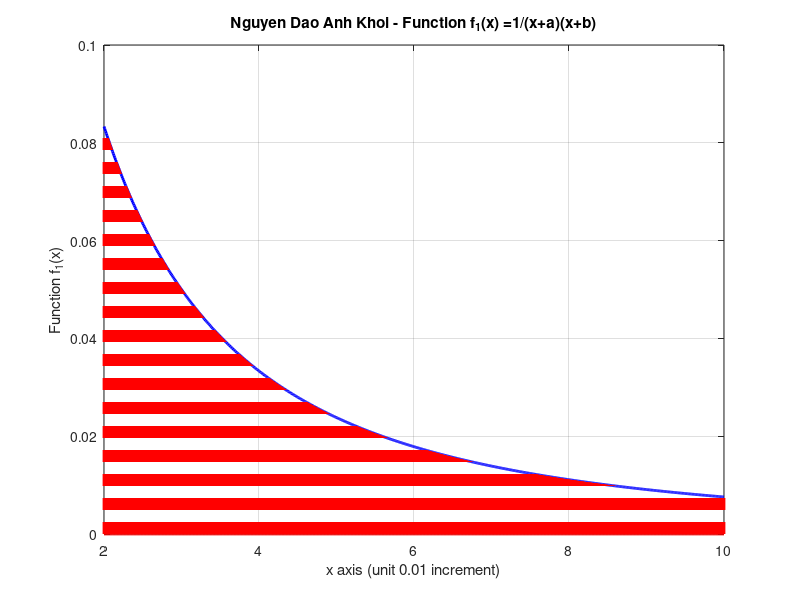

Write the MATLAB code that produced this figure.
clear all
close all
clc

%plot function

x= 2:0.01:10;
% define function f(x)
%fx= @(x) (3.*x-2);
fx= @(x) (1./((x+1).*(x+2)));
interval =[2,10];
y =fx(x);
%define horizontal - x axis
y0=zeros(1,length(x));

%we divide the interval into N slice
N=1000;
increment=(10-2)/N;
xx=2:increment:10;
Sreal=log(11/12)-log(3/4);
printf("Intergration exact value is %4f2 \n",Sreal)
%define error comparing to rela value
error = 0.0001
%integration calculation
S=0;
for k=1:1:N
  S=S+0.5*increment*(fx(xx(k))+fx(xx(k+1)));
  if abs(S-Sreal) < error
    printf("Intergration Value within 0.0001 error is %4f2 \n",error,S);
    printf("Algorithm stop at %d\n",k);
    break
  endif
end
fprintf("Intergration value is %d \n",S)
plot(x,y,'b-',"linewidth",2)
hold on
plot(x,y0,'r-',"linewidth",2)
%plot the slice\
for k=1:1:length(xx)
hold on
plot([xx(k) xx(k)],[0 fx(xx(k))],'r--',"linewidth",2);
end
axis([2 10])
grid on
title('Nguyen Dao Anh Khoi - Function {f_1(x) =1/(x+a)(x+b)}')
ylabel('Function f_1(x)');
xlabel('x axis (unit 0.01 increment)');
